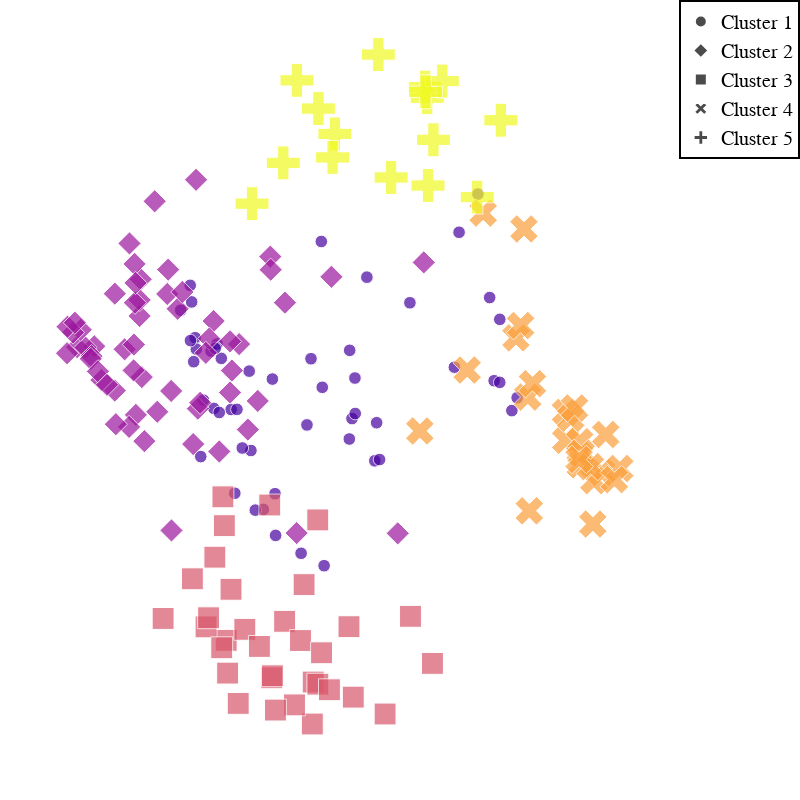

The notebook cell saved with this chart:
### Markdown cell above
# Método do AGNES

O AGNES é um método de clusterização que tem como objetivo dividir um conjunto de dados em grupos de hierarquia, onde os grupos são formados por pontos que estão próximos uns dos outros

### Code cell
def AGNES_Trainer(df):
    
    # Define o número de clusters
    n_clusters = 5
    
    # Define o método de ligação
    linkage = 'average'
    
    # Define o modelo
    model = AgglomerativeClustering(n_clusters=n_clusters, linkage=linkage)
    
    # Define os dados de treino
    model.fit(df)
    
    # Define a opinião do modelo
    X = model.labels_
    
    # AGNES predict
    agnes_labels = model.fit_predict(df)

    # Printa a opinião do modelo com o rich
    console = Console()
    table = Table(title="Opinião do Modelo AGNES")
    table.add_column("Cluster", style="cyan", justify="center")
    table.add_column("Opinião", style="magenta", justify="center")
    for i in range(n_clusters):
        table.add_row(str(i), str(np.sum(X == i)))
    console.print(table)
    
    # Printa o X com o rich
    console = Console()
    console.print(X)
    
    # Plota o gráfico de dispersão dos dados AGNES
    
    # Supondo que meu dataframe seja o 'X' e que 'y_kmeans' seja o resultado do agrupamento
    pca = PCA(n_components=2)
    principalComponents = pca.fit_transform(df)

    # Cria um dataframe com os componentes principais
    principalDf = pd.DataFrame(data = principalComponents, columns = ['principal component 1', 'principal component 2'])

    # Adiciona a coluna de agrupamento
    principalDf['cluster'] = X

    # Ordena o DataFrame pelo valor do cluster (Arruma a legenda do gráfico para que os clusters fiquem em ordem crescente)
    principalDf = principalDf.sort_values(by='cluster')
    
    # Transforma na df todos o cluster, os que era 0 viram 1, 1 vira 2 e assim por diante
    principalDf['cluster'] = principalDf['cluster'] + 1

    # Plota o gráfico de dispersão usando o matplotlib
    fig = px.scatter(principalDf, x='principal component 1', y='principal component 2', symbol='cluster', size='cluster', color='cluster')
    
    # Atualiza o layout do gráfico
    fig.update_layout(
        width=800, 
        height=800)
    
    # Atualiza o X e Y do gráfico retirando-os
    fig.update_xaxes(title_text='')
    fig.update_yaxes(title_text='')
    
    # Remove a barra de cores
    fig.update_layout(coloraxis_showscale=False)
    
    # Retira o fundo do gráfico (grid) colocando-o branco
    fig.update_layout(plot_bgcolor='white')

    # Retira o axis do gráfico
    fig.update_xaxes(showline=False, showgrid=False, zeroline=False)   
    fig.update_yaxes(showline=False, showgrid=False, zeroline=False)
    
    # Retira os numeros do eixo X e Y
    fig.update_xaxes(showticklabels=False)
    fig.update_yaxes(showticklabels=False)
    
    # Organiza a legenda em ordem crescente de clusters
    fig.for_each_trace(lambda t: t.update(name='Cluster ' + str(t.name)))
    
    # Configura a legenda
    fig.update_layout(
        legend=dict(
            traceorder='normal',
            font=dict(
                family='sans-serif',
                size=20,
                color='black'
            ),
            bordercolor='Black',
            borderwidth=2
        ),
        
        # Padding para tirar o espaço em branco em volta do gráfico
        margin=dict(l=0, r=0, t=0, b=0)
    )
    
    # Retira o titulo da legenda
    fig.update_layout(legend_title_text='')
    
    # Exibe o gráfico
    fig.show()
    
    # Calcula a coesão para o AGNES
    agnes_cohesion = 0
    for cluster in np.unique(agnes_labels):
        cluster_points = df[agnes_labels == cluster]
        # Calcula o centróide do cluster
        centroid = np.mean(cluster_points, axis=0)
        # Calcula a distância de cada ponto ao centróide
        distances = euclidean_distances(cluster_points, [centroid])
        # Soma as distâncias para obter a coesão do cluster
        agnes_cohesion += np.sum(distances)

    # Divide pela quantidade de clusters
    agnes_cohesion /= len(np.unique(agnes_labels))  # Conta os clusters
    
    # Calcula o coeficiente de silhueta
    silhouette_agnes = silhouette_score(df, X)
    
    # Rand score do AGNES
    rand_agnes = metrics.adjusted_rand_score(df['clusters'], X)
    
    # Homogeneidade
    homogeneity = metrics.homogeneity_score(df['clusters'], X)
    
    # Completude
    completeness = metrics.completeness_score(df['clusters'], X)
    
    # Matriz de confusão
    confusion_matrix = metrics.cluster.contingency_matrix(df['clusters'], X)
    
    # Printa
    console = Console()
    table = Table(title="Resultados do AGNES")
    table.add_column("Coesão", style="cyan", justify="center")
    table.add_column("Silhouette Score", style="magenta", justify="center")
    table.add_column("Rand Score", style="green", justify="center")
    table.add_column("Homogeneidade", style="blue", justify="center")
    table.add_column("Completude", style="yellow", justify="center")
    
    table.add_row(str(agnes_cohesion), str(silhouette_agnes), str(rand_agnes), str(homogeneity), str(completeness))
    
    console.print(table)
    
    # Printa a matriz de confusão
    print("Matriz de Confusão")
    print(confusion_matrix)
    
    return silhouette_agnes
    
# Chamada da função AGNES
silhouette_agnes = AGNES_Trainer(df)

### Figure 1 — Plotly figure (JSON) as saved in the notebook; plotly's stock layout.template omitted (floating-point values rounded to 4 significant figures)
{"data": [{"hovertemplate": "cluster=%{marker.color}<br>principal component 1=%{x}<br>principal component 2=%{y}<extra></extra>", "legendgroup": "1", "marker": {"color": [1, 1, 1, 1, 1, 1, 1, 1, 1, 1, 1, 1, 1, 1, 1, 1, 1, 1, 1, 1, 1, 1, 1, 1, 1, 1, 1, 1, 1, 1, 1, 1, 1, 1, 1, 1, 1, 1, 1, 1, 1, 1, 1, 1, 1, 1, 1, 1, 1, 1, 1], "coloraxis": "coloraxis", "size": [1, 1, 1, 1, 1, 1, 1, 1, 1, 1, 1, 1, 1, 1, 1, 1, 1, 1, 1, 1, 1, 1, 1, 1, 1, 1, 1, 1, 1, 1, 1, 1, 1, 1, 1, 1, 1, 1, 1, 1, 1, 1, 1, 1, 1, 1, 1, 1, 1, 1, 1], "sizemode": "area", "sizeref": 0.0125, "symbol": "circle"}, "mode": "markers", "name": "Cluster 1", "orientation": "v", "showlegend": true, "type": "scatter", "x": [2.202, 0.09131, 6.276, -1.345, -0.6549, -0.6384, 5.617, 0.2591, -2.486, 6.124, 5.489, -2.313, 2.254, 4.613, 1.549, -2.941, 0.6701, -2.192, -2.908, -2.982, 1.633, -1.807, -2.368, 1.974, 1.482, 0.6973, -3.356, -3.075, -2.781, -1.592, -2.704, 0.7505, 1.472, -2.406, -1.911, -3.041, -3.083, 1.641, -1.744, -1.394, 0.3748, 3.206, -2.251, 5.153, 5.778, -0.9879, 5.778, -0.7304, -1.219, 2.337, 4.48], "xaxis": "x", "y": [-1.393, -3.578, 0.09716, -1.149, -2.171, -3.156, 0.5001, -0.5447, 1.201, -0.2067, 2.466, 1.367, -0.4922, 4.009, -0.3942, 1.517, 3.791, 1.028, 1.246, 0.9502, 0.5639, -2.159, 1.265, 2.948, 1.218, 0.3445, 2.165, 1.449, -1.293, -1.09, 0.04068, -3.873, -0.8773, -0.154, -0.1803, 2.363, 2.755, -0.2748, -0.1766, 0.7268, 1.019, 2.342, -0.2505, 4.912, 0.4612, -2.541, 1.951, 0.5394, -2.559, -1.363, 0.8199], "yaxis": "y"}, {"hovertemplate": "cluster=%{marker.color}<br>principal component 1=%{x}<br>principal component 2=%{y}<extra></extra>", "legendgroup": "2", "marker": {"color": [2, 2, 2, 2, 2, 2, 2, 2, 2, 2, 2, 2, 2, 2, 2, 2, 2, 2, 2, 2, 2, 2, 2, 2, 2, 2, 2, 2, 2, 2, 2, 2, 2, 2, 2, 2, 2, 2, 2, 2, 2, 2, 2, 2, 2, 2, 2, 2, 2, 2, 2, 2, 2, 2, 2, 2, 2, 2, 2], "coloraxis": "coloraxis", "size": [2, 2, 2, 2, 2, 2, 2, 2, 2, 2, 2, 2, 2, 2, 2, 2, 2, 2, 2, 2, 2, 2, 2, 2, 2, 2, 2, 2, 2, 2, 2, 2, 2, 2, 2, 2, 2, 2, 2, 2, 2, 2, 2, 2, 2, 2, 2, 2, 2, 2, 2, 2, 2, 2, 2, 2, 2, 2, 2], "sizemode": "area", "sizeref": 0.0125, "symbol": "diamond"}, "mode": "markers", "name": "Cluster 2", "orientation": "v", "showlegend": true, "type": "scatter", "x": [-2.25, -4.531, -5.24, -5.828, -0.3699, -2.997, -1.149, -1.433, -1.683, -2.412, -4.96, -0.7899, -6.321, -2.864, -4.468, -1.89, -0.7787, -6.079, -2.799, -4.693, -3.442, -2.538, -4.499, -6.215, -4.821, -5.909, -0.03525, -4.528, -6.608, -4.702, 2.858, -4.026, -2.916, -4.665, -5.625, -4.1, -3.74, -4.675, -1.942, -5.928, -3.713, -3.628, -6.437, -3.619, -6.595, -4.638, -3.307, -1.942, -5.723, 0.9593, -2.635, -5.242, -5.464, -4.649, -4.394, -4.832, -5.211, -6.384, 3.602], "xaxis": "x", "y": [-1.173, 2.031, 2.558, 1.312, 2.345, -0.9979, 0.02211, -0.6547, 1.366, 1.911, 1.243, 3.434, 1.294, -0.1605, 0.5863, 0.7407, 3.124, 1.285, -0.02157, 1.353, 2.201, 1.496, 2.899, 1.704, 3.745, 1.081, -3.1, 2.408, 1.15, 0.7447, -3.108, -0.2334, 5.249, 2.343, 0.5165, 4.741, 2.55, 3.261, 1.431, 1.017, 3.126, 0.2578, 1.64, -3.039, 1.778, -0.3072, 2.598, 0.2217, 0.7212, 2.957, 1.159, 0.267, 0.4045, 2.812, -0.9276, -0.5914, -0.5278, 1.871, 3.297], "yaxis": "y"}, {"hovertemplate": "cluster=%{marker.color}<br>principal component 1=%{x}<br>principal component 2=%{y}<extra></extra>", "legendgroup": "3", "marker": {"color": [3, 3, 3, 3, 3, 3, 3, 3, 3, 3, 3, 3, 3, 3, 3, 3, 3, 3, 3, 3, 3, 3, 3, 3, 3, 3, 3, 3, 3, 3, 3, 3, 3], "coloraxis": "coloraxis", "size": [3, 3, 3, 3, 3, 3, 3, 3, 3, 3, 3, 3, 3, 3, 3, 3, 3, 3, 3, 3, 3, 3, 3, 3, 3, 3, 3, 3, 3, 3, 3, 3, 3], "sizemode": "area", "sizeref": 0.0125, "symbol": "square"}, "mode": "markers", "name": "Cluster 3", "orientation": "v", "showlegend": true, "type": "scatter", "x": [-2.052, 0.568, 0.413, -0.7481, -0.7293, -2.629, -0.3801, -1.915, 0.1769, -0.09783, -0.6431, -2.377, 1.462, -2.557, -2.106, -2.181, 0.07439, 2.496, 0.4367, -3.02, -3.858, 0.571, -0.8058, 3.851, 3.223, -2.012, -2.146, -1.709, -1.519, 1.585, 0.6766, 0.9028, -1.102], "xaxis": "x", "y": [-5.636, -2.79, -7.614, -6.521, -6.474, -5.318, -5.187, -4.43, -4.319, -7.162, -7.284, -3.671, -5.314, -5.102, -2.926, -5.811, -5.641, -7.377, -6.622, -4.181, -5.119, -6.672, -2.437, -6.181, -5.068, -6.411, -2.244, -7.127, -5.376, -6.979, -5.93, -6.804, -5.78], "yaxis": "y"}, {"hovertemplate": "cluster=%{marker.color}<br>principal component 1=%{x}<br>principal component 2=%{y}<extra></extra>", "legendgroup": "4", "marker": {"color": [4, 4, 4, 4, 4, 4, 4, 4, 4, 4, 4, 4, 4, 4, 4, 4, 4, 4, 4, 4, 4, 4, 4, 4], "coloraxis": "coloraxis", "size": [4, 4, 4, 4, 4, 4, 4, 4, 4, 4, 4, 4, 4, 4, 4, 4, 4, 4, 4, 4, 4, 4, 4, 4], "sizemode": "area", "sizeref": 0.0125, "symbol": "x"}, "mode": "markers", "name": "Cluster 4", "orientation": "v", "showlegend": true, "type": "scatter", "x": [8.695, 6.578, 6.241, 6.623, 4.845, 6.471, 7.659, 7.667, 8.474, 8.812, 8.442, 5.303, 8.066, 8.082, 7.81, 6.715, 8.111, 9.214, 3.49, 6.376, 8.374, 8.049, 7.918, 9.06], "xaxis": "x", "y": [-1.668, 0.114, 1.513, -2.575, 0.7531, 4.087, -0.2483, -0.9098, -1.861, -0.7702, -2.888, 4.463, -0.9413, -1.489, -0.3869, 0.4298, -1.216, -1.575, -0.6874, 1.805, -1.53, -1.361, -0.145, -1.838], "yaxis": "y"}, {"hovertemplate": "cluster=%{marker.color}<br>principal component 1=%{x}<br>principal component 2=%{y}<extra></extra>", "legendgroup": "5", "marker": {"color": [5, 5, 5, 5, 5, 5, 5, 5, 5, 5, 5, 5, 5, 5, 5, 5], "coloraxis": "coloraxis", "size": [5, 5, 5, 5, 5, 5, 5, 5, 5, 5, 5, 5, 5, 5, 5, 5], "sizemode": "area", "sizeref": 0.0125, "symbol": "cross"}, "mode": "markers", "name": "Cluster 5", "orientation": "v", "showlegend": true, "type": "scatter", "x": [2.669, 0.588, 3.701, 1.059, 5.133, 3.725, 3.644, -0.4185, -0.02664, 2.303, -1.313, 0.9924, 5.809, 4.134, 3.88, 3.652], "xaxis": "x", "y": [5.304, 6.933, 7.189, 6.333, 4.84, 5.114, 7.44, 5.649, 7.6, 8.209, 4.684, 5.779, 6.657, 7.583, 6.195, 7.329], "yaxis": "y"}], "layout": {"coloraxis": {"colorbar": {"title": {"text": "cluster"}}, "colorscale": [[0, "#0d0887"], [0.1111, "#46039f"], [0.2222, "#7201a8"], [0.3333, "#9c179e"], [0.4444, "#bd3786"], [0.5556, "#d8576b"], [0.6667, "#ed7953"], [0.7778, "#fb9f3a"], [0.8889, "#fdca26"], [1, "#f0f921"]], "showscale": false}, "height": 800, "legend": {"bordercolor": "Black", "borderwidth": 2, "font": {"color": "black", "family": "sans-serif", "size": 20}, "itemsizing": "constant", "title": {"text": ""}, "tracegroupgap": 0, "traceorder": "normal"}, "margin": {"b": 0, "l": 0, "r": 0, "t": 0}, "plot_bgcolor": "white", "width": 800, "xaxis": {"anchor": "y", "domain": [0, 1], "showgrid": false, "showline": false, "showticklabels": false, "title": {"text": ""}, "zeroline": false}, "yaxis": {"anchor": "x", "domain": [0, 1], "showgrid": false, "showline": false, "showticklabels": false, "title": {"text": ""}, "zeroline": false}}}
